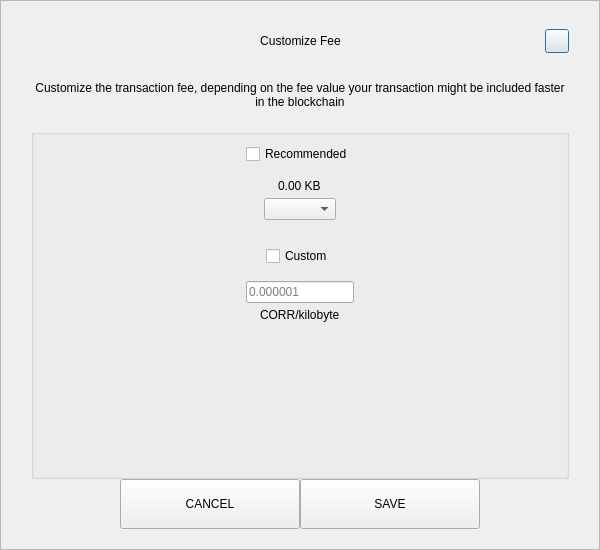
<?xml version="1.0" encoding="UTF-8"?>
<ui version="4.0">
 <class>SendCustomFeeDialog</class>
 <widget class="QDialog" name="SendCustomFeeDialog">
  <property name="geometry">
   <rect>
    <x>0</x>
    <y>0</y>
    <width>600</width>
    <height>550</height>
   </rect>
  </property>
  <property name="windowTitle">
   <string>Form</string>
  </property>
  <layout class="QVBoxLayout" name="verticalLayout_3">
   <property name="spacing">
    <number>0</number>
   </property>
   <property name="leftMargin">
    <number>0</number>
   </property>
   <property name="topMargin">
    <number>0</number>
   </property>
   <property name="rightMargin">
    <number>0</number>
   </property>
   <property name="bottomMargin">
    <number>0</number>
   </property>
   <item>
    <widget class="QFrame" name="frame">
     <property name="styleSheet">
      <string notr="true"/>
     </property>
     <property name="frameShape">
      <enum>QFrame::StyledPanel</enum>
     </property>
     <property name="frameShadow">
      <enum>QFrame::Raised</enum>
     </property>
     <layout class="QVBoxLayout" name="verticalLayout_2">
      <property name="spacing">
       <number>0</number>
      </property>
      <property name="leftMargin">
       <number>30</number>
      </property>
      <property name="topMargin">
       <number>20</number>
      </property>
      <property name="rightMargin">
       <number>30</number>
      </property>
      <property name="bottomMargin">
       <number>20</number>
      </property>
      <item>
       <layout class="QHBoxLayout" name="horizontalLayout_3">
        <property name="spacing">
         <number>0</number>
        </property>
        <item>
         <spacer name="horizontalSpacer_21">
          <property name="orientation">
           <enum>Qt::Horizontal</enum>
          </property>
          <property name="sizeHint" stdset="0">
           <size>
            <width>40</width>
            <height>20</height>
           </size>
          </property>
         </spacer>
        </item>
        <item>
         <widget class="QLabel" name="labelTitle">
          <property name="minimumSize">
           <size>
            <width>0</width>
            <height>40</height>
           </size>
          </property>
          <property name="maximumSize">
           <size>
            <width>16777215</width>
            <height>40</height>
           </size>
          </property>
          <property name="styleSheet">
           <string notr="true">padding-left:24px;</string>
          </property>
          <property name="text">
           <string>Customize Fee</string>
          </property>
          <property name="alignment">
           <set>Qt::AlignCenter</set>
          </property>
          <property name="margin">
           <number>7</number>
          </property>
         </widget>
        </item>
        <item>
         <spacer name="horizontalSpacer">
          <property name="orientation">
           <enum>Qt::Horizontal</enum>
          </property>
          <property name="sizeHint" stdset="0">
           <size>
            <width>40</width>
            <height>20</height>
           </size>
          </property>
         </spacer>
        </item>
        <item>
         <widget class="QPushButton" name="btnEsc">
          <property name="minimumSize">
           <size>
            <width>24</width>
            <height>24</height>
           </size>
          </property>
          <property name="maximumSize">
           <size>
            <width>24</width>
            <height>24</height>
           </size>
          </property>
          <property name="text">
           <string/>
          </property>
         </widget>
        </item>
       </layout>
      </item>
      <item>
       <spacer name="verticalSpacer_2">
        <property name="orientation">
         <enum>Qt::Vertical</enum>
        </property>
        <property name="sizeType">
         <enum>QSizePolicy::Fixed</enum>
        </property>
        <property name="sizeHint" stdset="0">
         <size>
          <width>20</width>
          <height>20</height>
         </size>
        </property>
       </spacer>
      </item>
      <item>
       <widget class="QLabel" name="labelMessage">
        <property name="text">
         <string>Customize the transaction fee, depending on the fee value your transaction might be included faster in the blockchain</string>
        </property>
        <property name="alignment">
         <set>Qt::AlignCenter</set>
        </property>
        <property name="wordWrap">
         <bool>true</bool>
        </property>
       </widget>
      </item>
      <item>
       <spacer name="verticalSpacer_3">
        <property name="orientation">
         <enum>Qt::Vertical</enum>
        </property>
        <property name="sizeType">
         <enum>QSizePolicy::Fixed</enum>
        </property>
        <property name="sizeHint" stdset="0">
         <size>
          <width>20</width>
          <height>20</height>
         </size>
        </property>
       </spacer>
      </item>
      <item>
       <widget class="QGroupBox" name="groupBox">
        <property name="title">
         <string/>
        </property>
        <layout class="QVBoxLayout" name="verticalLayout">
         <property name="leftMargin">
          <number>12</number>
         </property>
         <property name="rightMargin">
          <number>12</number>
         </property>
         <item>
          <layout class="QVBoxLayout" name="verticalLayout_4">
           <property name="spacing">
            <number>5</number>
           </property>
           <item alignment="Qt::AlignHCenter">
            <widget class="QCheckBox" name="checkBoxRecommended">
             <property name="text">
              <string>Recommended</string>
             </property>
            </widget>
           </item>
           <item>
            <spacer name="verticalSpacer_5">
             <property name="orientation">
              <enum>Qt::Vertical</enum>
             </property>
             <property name="sizeType">
              <enum>QSizePolicy::Fixed</enum>
             </property>
             <property name="sizeHint" stdset="0">
              <size>
               <width>20</width>
               <height>10</height>
              </size>
             </property>
            </spacer>
           </item>
           <item alignment="Qt::AlignHCenter">
            <widget class="QLabel" name="labelFee">
             <property name="text">
              <string>0.00 KB</string>
             </property>
            </widget>
           </item>
           <item alignment="Qt::AlignHCenter">
            <widget class="QComboBox" name="comboBoxRecommended"/>
           </item>
          </layout>
         </item>
         <item>
          <spacer name="verticalSpacer">
           <property name="orientation">
            <enum>Qt::Vertical</enum>
           </property>
           <property name="sizeType">
            <enum>QSizePolicy::Fixed</enum>
           </property>
           <property name="sizeHint" stdset="0">
            <size>
             <width>20</width>
             <height>20</height>
            </size>
           </property>
          </spacer>
         </item>
         <item>
          <layout class="QVBoxLayout" name="verticalLayout_5">
           <property name="spacing">
            <number>5</number>
           </property>
           <item alignment="Qt::AlignHCenter">
            <widget class="QCheckBox" name="checkBoxCustom">
             <property name="text">
              <string>Custom</string>
             </property>
            </widget>
           </item>
           <item>
            <spacer name="verticalSpacer_6">
             <property name="orientation">
              <enum>Qt::Vertical</enum>
             </property>
             <property name="sizeType">
              <enum>QSizePolicy::Fixed</enum>
             </property>
             <property name="sizeHint" stdset="0">
              <size>
               <width>20</width>
               <height>10</height>
              </size>
             </property>
            </spacer>
           </item>
           <item alignment="Qt::AlignHCenter">
            <widget class="QLineEdit" name="lineEditCustomFee">
             <property name="placeholderText">
              <string notr="true">0.000001</string>
             </property>
            </widget>
           </item>
           <item alignment="Qt::AlignHCenter">
            <widget class="QLabel" name="labelCustomFee">
             <property name="text">
              <string>CORR/kilobyte</string>
             </property>
            </widget>
           </item>
          </layout>
         </item>
         <item>
          <spacer name="verticalSpacer_4">
           <property name="orientation">
            <enum>Qt::Vertical</enum>
           </property>
           <property name="sizeHint" stdset="0">
            <size>
             <width>20</width>
             <height>40</height>
            </size>
           </property>
          </spacer>
         </item>
        </layout>
       </widget>
      </item>
      <item>
       <layout class="QHBoxLayout" name="horizontalLayout" stretch="1,2,2,1">
        <item>
         <spacer name="horizontalSpacer1">
          <property name="orientation">
           <enum>Qt::Horizontal</enum>
          </property>
          <property name="sizeHint" stdset="0">
           <size>
            <width>40</width>
            <height>20</height>
           </size>
          </property>
         </spacer>
        </item>
        <item>
         <widget class="QPushButton" name="btnCancel">
          <property name="minimumSize">
           <size>
            <width>180</width>
            <height>50</height>
           </size>
          </property>
          <property name="focusPolicy">
           <enum>Qt::NoFocus</enum>
          </property>
          <property name="text">
           <string>CANCEL</string>
          </property>
         </widget>
        </item>
        <item>
         <widget class="QPushButton" name="btnSave">
          <property name="minimumSize">
           <size>
            <width>180</width>
            <height>50</height>
           </size>
          </property>
          <property name="focusPolicy">
           <enum>Qt::NoFocus</enum>
          </property>
          <property name="text">
           <string>SAVE</string>
          </property>
         </widget>
        </item>
        <item>
         <spacer name="horizontalSpacer_2">
          <property name="orientation">
           <enum>Qt::Horizontal</enum>
          </property>
          <property name="sizeHint" stdset="0">
           <size>
            <width>40</width>
            <height>20</height>
           </size>
          </property>
         </spacer>
        </item>
       </layout>
      </item>
     </layout>
    </widget>
   </item>
  </layout>
 </widget>
 <resources/>
 <connections/>
</ui>
